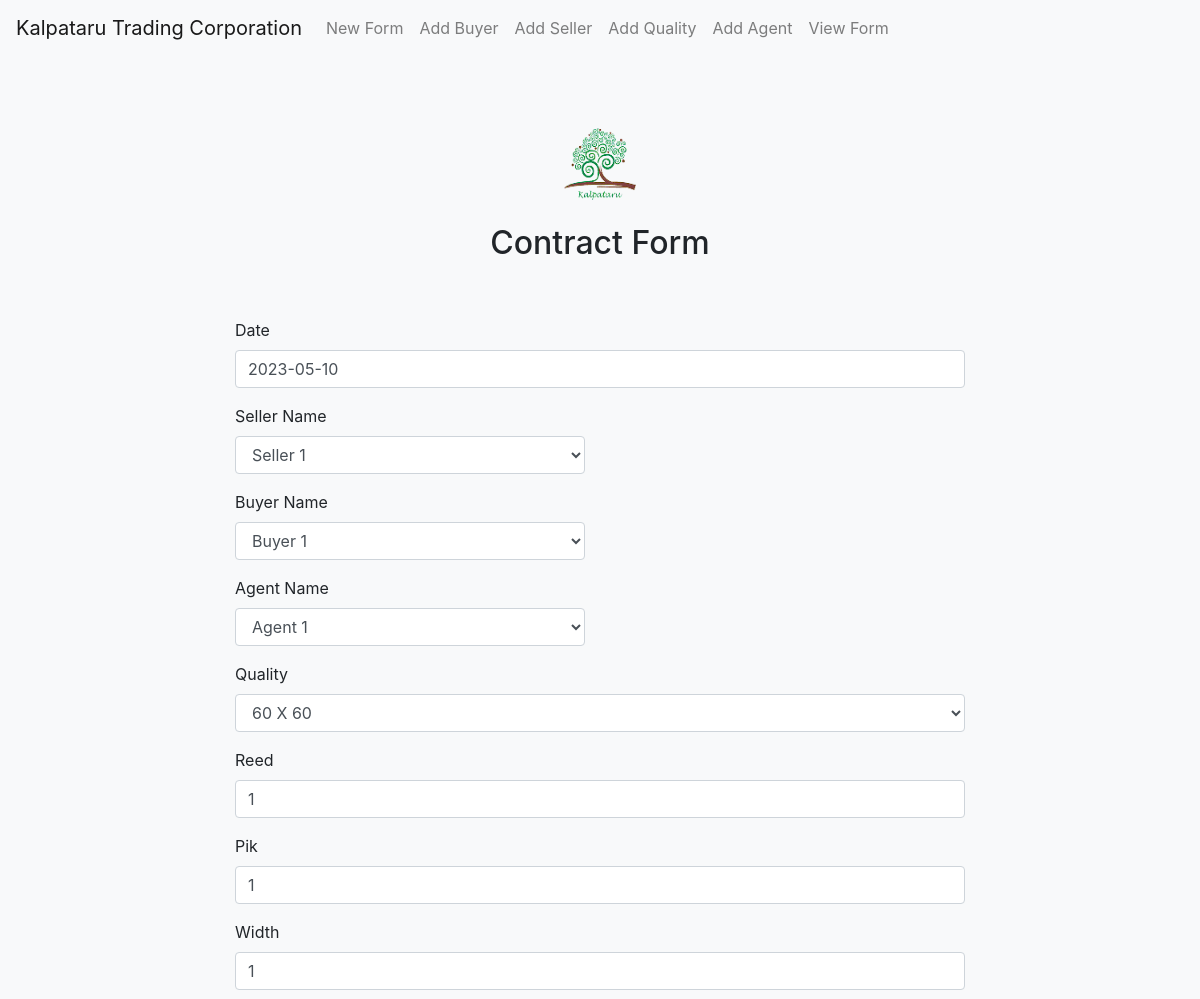
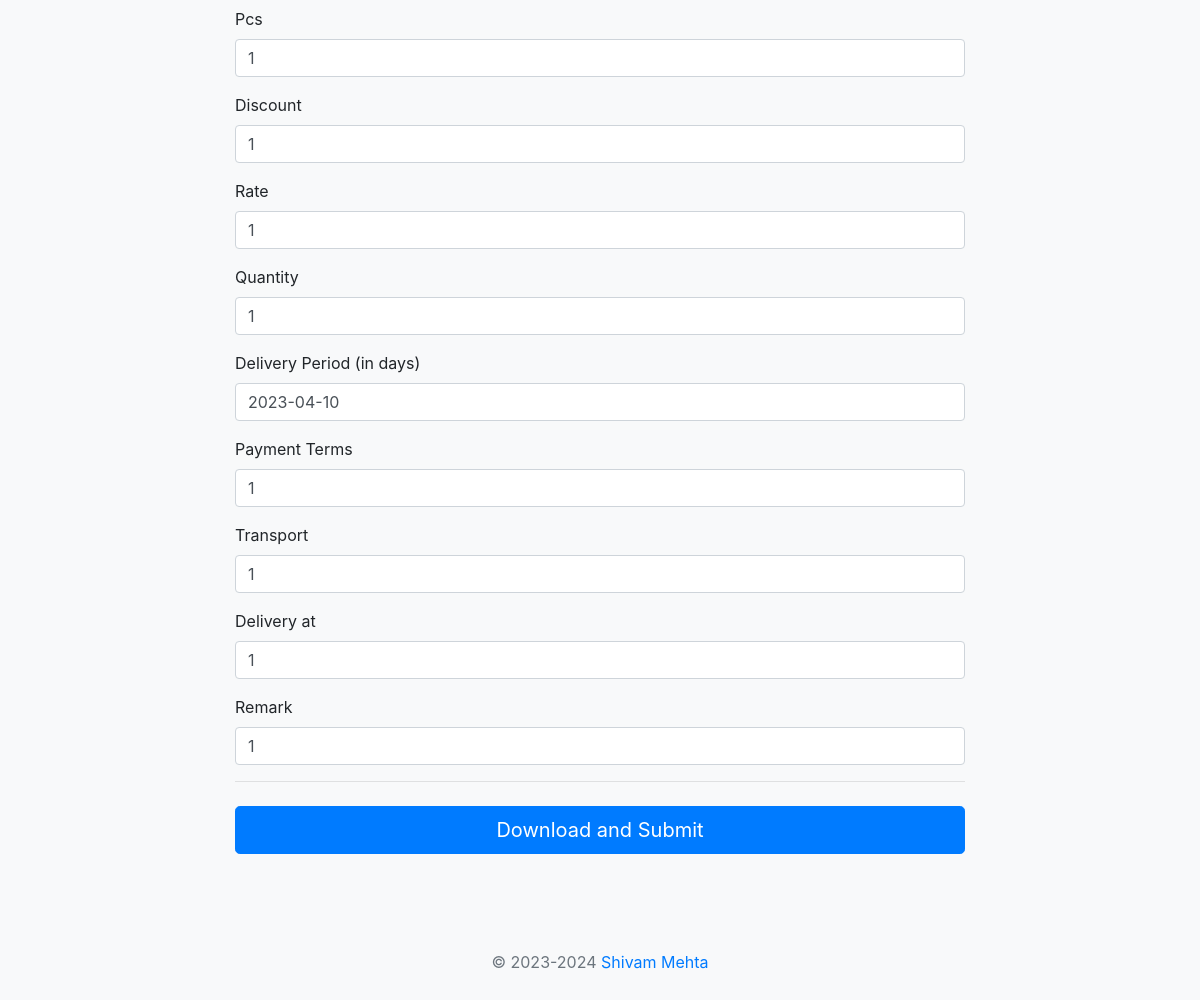
Screenshot of /update/1 with the database file from the repository (2 pictures, top to bottom).
### form/models.py (models this page shows, shortened)
class Form(models.Model):
    date = models.DateField()
    sellername = models.ForeignKey(
        Seller, on_delete=models.CASCADE)
    buyername = models.ForeignKey(
        Buyer, on_delete=models.CASCADE)
    agentname = models.ForeignKey(
        Agent, on_delete=models.CASCADE)
    Quality = models.ForeignKey(
        Quality, on_delete=models.CASCADE)
    reed = models.CharField(max_length=150, null=True, blank=True)
    pik = models.CharField(max_length=150, null=True, blank=True)
    width = models.CharField(max_length=150, null=True, blank=True)
    pcs = models.CharField(max_length=150, null=True, blank=True)
    discount = models.CharField(max_length=150, null=True, blank=True)
    rate = models.CharField(max_length=150, null=True, blank=True)
    quantity = models.CharField(max_length=150, null=True, blank=True)
    delivery_period = models.CharField(max_length=150, null=True, blank=True)
    payment_terms = models.CharField(max_length=150,  null=True, blank=True)
    transport = models.CharField(max_length=150, null=True, blank=True)
    delivery_at = models.CharField(max_length=150, null=True, blank=True)
    remarks = models.CharField(max_length=150, null=True, blank=True)

### form/views.py (the view)
# urls.py: path("update/<int:pk>", UpdateForm.as_view(), name="Form-update"),
class UpdateForm(UpdateView):
    model = Form
    fields = '__all__'
    success_url = '/view'

### agent/models.py (called while the page is built)
    def __str__(self):
        return self.agent_name

### buyer_details/models.py (called while the page is built)
    def __str__(self):
        return self.buyer_name

### quality/models.py (called while the page is built)
    def __str__(self):
        return self.qun

### seller_details/models.py (called while the page is built)
    def __str__(self):
        return self.seller_name

### form/templates/form/form_form.html (shortened to what this page needs)
{% load crispy_forms_field %}
{% load static %}
{% load crispy_forms_tags %}
<!doctype html>
<html lang="en">
<head>
    <link rel="stylesheet" href="{% static '/css/bootstrap.min.css'%}">
    <link rel="stylesheet" href="https://maxcdn.bootstrapcdn.com/bootstrap/4.5.2/css/bootstrap.min.css">
</head>
<body class="bg-light">
    <nav class="navbar navbar-expand-lg navbar-light bg-light">
        <a class="navbar-brand" href="{% url 'Form-new'%}">Kalpataru Trading Corporation</a>
        <div class="collapse navbar-collapse" id="navbarNavDropdown">
            <ul class="navbar-nav">
                <li class="nav-item">
                    <a class="nav-link" href="{% url 'Form-new'%}">New Form</a>
                </li>
                <li class="nav-item">
                    <a class="nav-link" href="{% url 'Buyer-new'%}">Add Buyer</a>
                </li>
                <li class="nav-item">
                    <a class="nav-link" href="{% url 'Seller-new'%}">Add Seller</a>
                </li>
                <li class="nav-item">
                    <a class="nav-link" href="{% url 'Quality-new'%}">Add Quality</a>
                </li>
                <li class="nav-item">
                    <a class="nav-link" href="{% url 'Agent-new'%}">Add Agent</a>
                </li>
                <li class="nav-item">
                    <a class="nav-link" href="{% url 'Form-view'%}">View Form</a>
                </li>
            </ul>
        </div>
    </nav>
    <div class="container">
        <div class="py-5 text-center">
            <img class="d-block mx-auto mb-4" src="{% static '/image/logo.png' %}" alt="" width="72" height="72">
            <h2>Contract Form</h2>
        </div>
        <div class="row">
            <div class="col-md-8 order-md-2 mx-auto">
                <form class="needs-validation" method="post" id="myform">
                    <div class="form-group">
                        <label for="name">Date </label>
                        {% crispy_field form.date class="form-control" %}
                    </div>
                    <div class="row">
                        <div class="col-md-6 mb-3">
                            <label for="sellername" class="form-label">Seller Name</label>
                            {% crispy_field form.sellername class="form-control" %}
                        </div>
                    </div>
                    <div class="row">
                        <div class="col-md-6 mb-3">
                            <label for="buyername" class="form-label">Buyer Name</label>
                            {% crispy_field form.buyername class="form-control" %}
                        </div>
                    </div>
                    <div class="row">
                        <div class="col-md-6 mb-3">
                            <label for="buyername" class="form-label">Agent Name</label>
                            {% crispy_field form.agentname class="form-control" %}
                        </div>
                    </div>
                    <div class="mb-3">
                        <label for="Quality" class="form-label">Quality</label>
                        {% crispy_field form.Quality class="form-control" %}
                    </div>
                    <div class="mb-3">
                        <label for="reed" class="form-label">Reed</label>
                        {% crispy_field form.reed class="form-control" %}
                    </div>
                    <div class="mb-3">
                        <label for="pik" class="form-label">Pik</label>
                        {% crispy_field form.pik class="form-control" %}
                    </div>
                    <div class="mb-3">
                        <label for="width" class="form-label">Width</label>
                        {% crispy_field form.width class="form-control" %}
                    </div>
                    <div class="mb-3">
                        <label for="width" class="form-label">Pcs</label>
                        {% crispy_field form.pcs class="form-control" %}
                    </div>
                    <div class="mb-3">
                        <label for="width" class="form-label">Discount</label>
                        {% crispy_field form.discount class="form-control" %}
                    </div>
                    <div class="mb-3">
                        <label for="width" class="form-label">Rate</label>
                        {% crispy_field form.rate class="form-control" %}
                    </div>
                    <div class="mb-3">
                        <label for="width" class="form-label">Quantity</label>
                        {% crispy_field form.quantity class="form-control" %}
                    </div>
                    <div class="mb-3">
                        <label for="delivery_period" class="form-label">Delivery Period (in days)</label>
                        {% crispy_field form.delivery_period class="form-control datepicker" %}
                    </div>
                    <div class="mb-3">
                        <label for="width" class="form-label">Payment Terms</label>
                        {% crispy_field form.payment_terms class="form-control" %}
                    </div>
                    <div class="mb-3">
                        <label for="width" class="form-label">Transport</label>
                        {% crispy_field form.transport class="form-control" %}
                    </div>
                    <div class="mb-3">
                        <label for="width" class="form-label">Delivery at</label>
                        {% crispy_field form.delivery_at class="form-control" %}
                    </div>
                    <div class="mb-3">
                        <label for="width" class="form-label">Remark</label>
                        {% crispy_field form.remarks class="form-control" %}
                    </div>
                    <hr class="mb-4">
                    <button id="downloadBtn" class="btn btn-primary btn-lg btn-block" type="submit"
                        onclick="printForm()">Download and
                        Submit</button>
                </form>
            </div>
        </div>
        <footer class="my-5 pt-5 text-muted text-center text-small">
            <p class="mb-1">&copy; 2023-2024 <a href="https://www.linkedin.com/in/shivam-mehta-5584a8206/">Shivam
                    Mehta</a>
            </p>
        </footer>
    </div>
</body>
</html>

### rows the page displays
Form: date "2023-05-10", sellername "Seller 1", buyername "Buyer 1", agentname "Agent 1", Quality "60 X 60", reed "1", pik "1", width "1", pcs "1", discount "1", rate "1", quantity "1", delivery_period "2023-04-10", payment_terms "1", transport "1", delivery_at "1", remarks "1"
